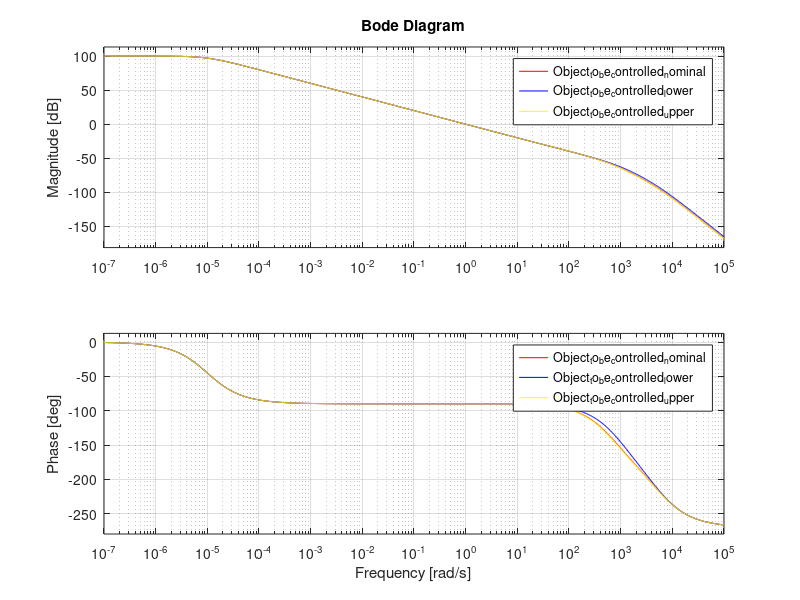

MATLAB code to generate this figure: (Note: this script raises an error after producing the figure.)
s = tf('s');

%% 3 plants
Speed_controller = 4.5+180.6/(s+0.00001);
Current_closed_loop = 6283/(s+6283);
Torque_coefficient = 0.06864;
Torque_to_mechanical_angular_speed_nominal = 1/(4.63*0.0001*s+0.00001);
Speed_open_loop_nominal = Speed_controller*Current_closed_loop*Torque_coefficient*Torque_to_mechanical_angular_speed_nominal;
Speed_closed_loop_nominal = Speed_open_loop_nominal/(1 + Speed_open_loop_nominal);
Object_to_be_controlled_nominal = Speed_closed_loop_nominal/(s+0.00001);

Torque_to_mechanical_angular_speed_upper = 1/(4.77*0.0001*s+0.00001);
Speed_open_loop_upper = Speed_controller*Current_closed_loop*Torque_coefficient*Torque_to_mechanical_angular_speed_upper;
Speed_closed_loop_upper = Speed_open_loop_upper/(1 + Speed_open_loop_upper);
Object_to_be_controlled_upper = Speed_closed_loop_upper/(s+0.00001);

Torque_to_mechanical_angular_speed_lower = 1/(3.53*0.0001*s+0.00001);
Speed_open_loop_lower = Speed_controller*Current_closed_loop*Torque_coefficient*Torque_to_mechanical_angular_speed_lower;
Speed_closed_loop_lower = Speed_open_loop_lower/(1 + Speed_open_loop_lower);
Object_to_be_controlled_lower = Speed_closed_loop_lower/(s+0.00001);

%step(Speed_closed_loop_nominal,'r')
bode(Object_to_be_controlled_nominal,'r',Object_to_be_controlled_lower,'b',Object_to_be_controlled_upper,'y')

%% W2
Object_to_be_controlled_set = stack(1,Object_to_be_controlled_nominal,Object_to_be_controlled_upper,Object_to_be_controlled_lower);
[GMult1,Info1] = ucover(Object_to_be_controlled_set,Object_to_be_controlled_nominal,2);
W2 = Info1.W1;
bodemag(Object_to_be_controlled_upper/Object_to_be_controlled_nominal-1,'b',Object_to_be_controlled_lower/Object_to_be_controlled_nominal-1,'y',W2,'r') 

%% W1 nominal performance
% m*1.01 to ensure the magnitude of S is less than 6dB(modulus margin bigger than 0.5).
m = 0.5*1.01;
% bandwidth of 5Hz for position loop(here in rad).
wb = 5*3.14*2; 
% to limit the transfer function from reference to tracking error at low frequency.
W1_inv = tf([1 0],[m m*wb]); 
%To check high frequency gain is less than 6dB
% bodemag(W1_inv) 
W1 =  tf([m m*wb],[1 0.000001])



%% First controller
[Kss,CL,GAM,INFO] = mixsyn(Object_to_be_controlled_nominal,W1,[],W2);
%[Knum,Kden]= ss2tf(Kss.A,Kss.B,Kss.C,Kss.D);
K = tf(Kss) 
GAM

%% check robust stability + robust performance.
S_nominal = feedback(1,Object_to_be_controlled_nominal*K);
T_nominal = feedback(Object_to_be_controlled_nominal*K,1);

% Create combined system W1S + W2T
W1S = W1 * S_nominal;
W2T = W2 * T_nominal;

norm(W1S,inf)
norm(W2T,inf)

%% sensitivity function check 已经算出K，然后带回原来单位反馈闭环回路（含标称模型的回路）
S = feedback(1,Object_to_be_controlled_set*K);
T = feedback(Object_to_be_controlled_set*K,1); 
bode(S);
bode(T);
step(T)

%% reduce the order of controller
figure
pzmap(Kss)

%% 
Kred = reduce(Kss);
[Knumred,Kdenred]=ss2tf(Kred.A,Kred.B,Kred.C,Kred.D);
K2 = tf(Knumred,Kdenred) 


%%
Sred = feedback(1,Object_to_be_controlled_set*Kred);
Tred = feedback(Object_to_be_controlled_set*Kred,1);
bode(Sred);
bode(Tred);
step(Tred)


%% 
Speed_controller_1 = 4.5+180.6/(s);
Current_closed_loop_1 = 6283/(s+6283);
Torque_coefficient_1 = 0.06864;
Torque_to_mechanical_angular_speed_nominal_1 = 1/(4.63*0.0001*s);
Speed_open_loop_nominal_1 = Speed_controller_1*Current_closed_loop_1*Torque_coefficient_1*Torque_to_mechanical_angular_speed_nominal_1;
Speed_closed_loop_nominal_1 = Speed_open_loop_nominal_1/(1 + Speed_open_loop_nominal_1);
Object_to_be_controlled_nominal_1 = Speed_closed_loop_nominal_1/s;
Tred = feedback(Object_to_be_controlled_nominal_1*Kred,1);
bode(Tred);
step(Tred)

%%disretization
K2_z = c2d(K2,0.0005,'zoh');

%%
P = augw(Object_to_be_controlled_nominal_1,W1,[],W2)




